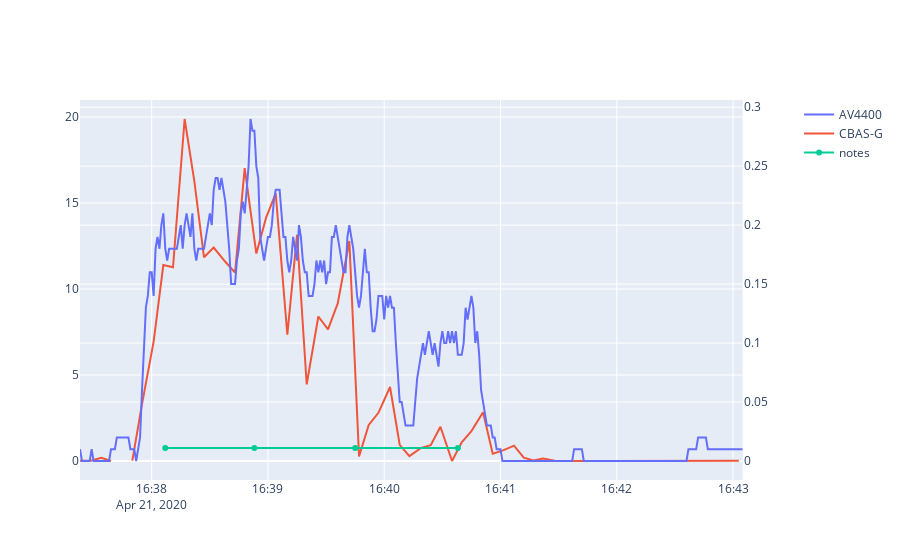

Write notebook code for a chart like this one.
### Code cell
from plotly.subplots import make_subplots

fig = make_subplots(specs=[[{"secondary_y": True}]])

fig.add_trace(
    go.Scatter(x=av4400.index, y=av4400['Air'],
               name="AV4400"),secondary_y=True)
fig.add_trace(
    go.Scatter(x=CBAS.index, y=CBAS['Air'],
               name="CBAS-G"),secondary_y=False)
fig.add_trace(
go.Scatter(
    x=notes.index,
    y=notes['Y'],
    name='notes',
    hovertext=notes.note)) 

fig.show()
